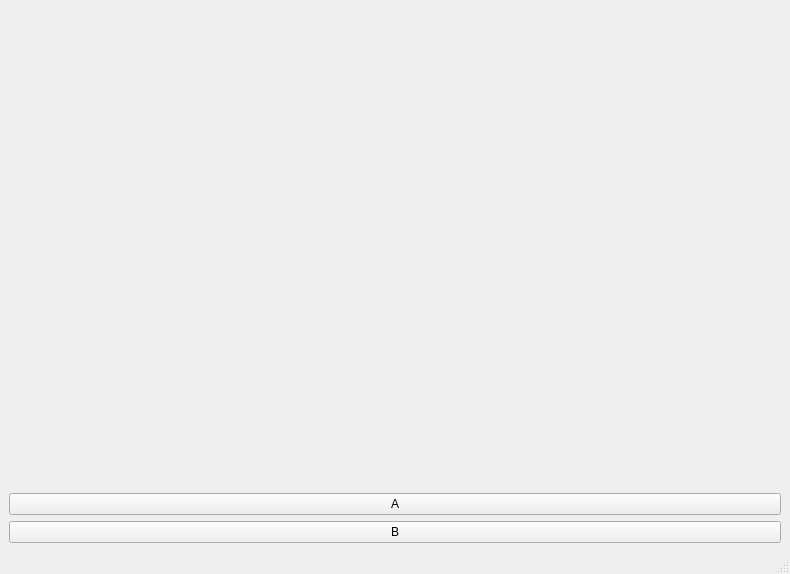
<?xml version="1.0" encoding="UTF-8"?>
<ui version="4.0">
 <class>MainWindow</class>
 <widget class="QMainWindow" name="MainWindow">
  <property name="geometry">
   <rect>
    <x>0</x>
    <y>0</y>
    <width>790</width>
    <height>574</height>
   </rect>
  </property>
  <property name="windowTitle">
   <string>MainWindow</string>
  </property>
  <widget class="QWidget" name="centralwidget">
   <layout class="QVBoxLayout" name="verticalLayout_2">
    <item>
     <layout class="QVBoxLayout" name="verticalLayout">
      <item>
       <widget class="QWidget" name="widget" native="true"/>
      </item>
      <item>
       <widget class="QPushButton" name="button1">
        <property name="text">
         <string>A</string>
        </property>
       </widget>
      </item>
      <item>
       <widget class="QPushButton" name="button2">
        <property name="text">
         <string>B</string>
        </property>
       </widget>
      </item>
     </layout>
    </item>
   </layout>
  </widget>
  <widget class="QMenuBar" name="menubar">
   <property name="geometry">
    <rect>
     <x>0</x>
     <y>0</y>
     <width>790</width>
     <height>26</height>
    </rect>
   </property>
  </widget>
  <widget class="QStatusBar" name="statusbar"/>
 </widget>
 <resources/>
 <connections/>
</ui>
